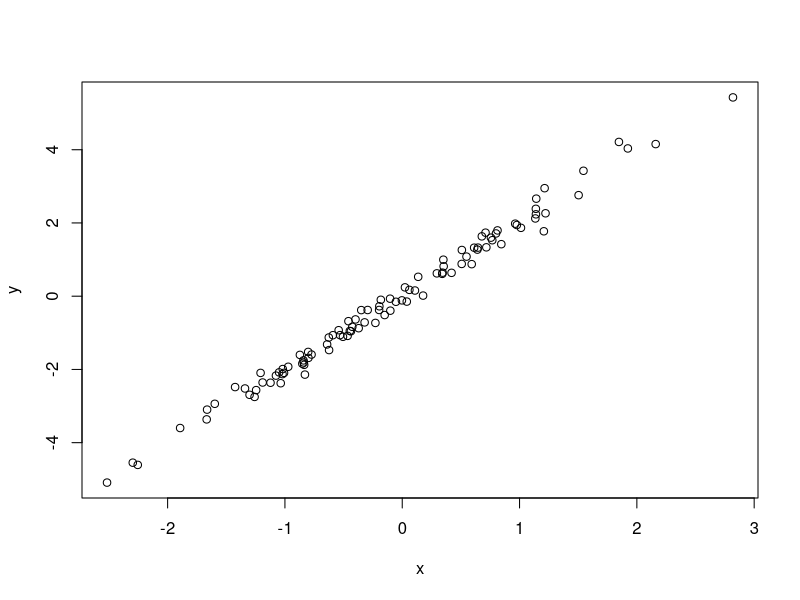

Write the R code that produced this figure.
## simulate and plot data
## Garrett R Smith
## garrettsmith@arizona.edu
## 2024-06-25

## simulate predictor variable

x <- rnorm(n = 100)

## simulate response variable with some noise

y <- 2 * x + rnorm(n = 100, sd = 0.2)

## plot the data

plot(x = x, y = y)

 